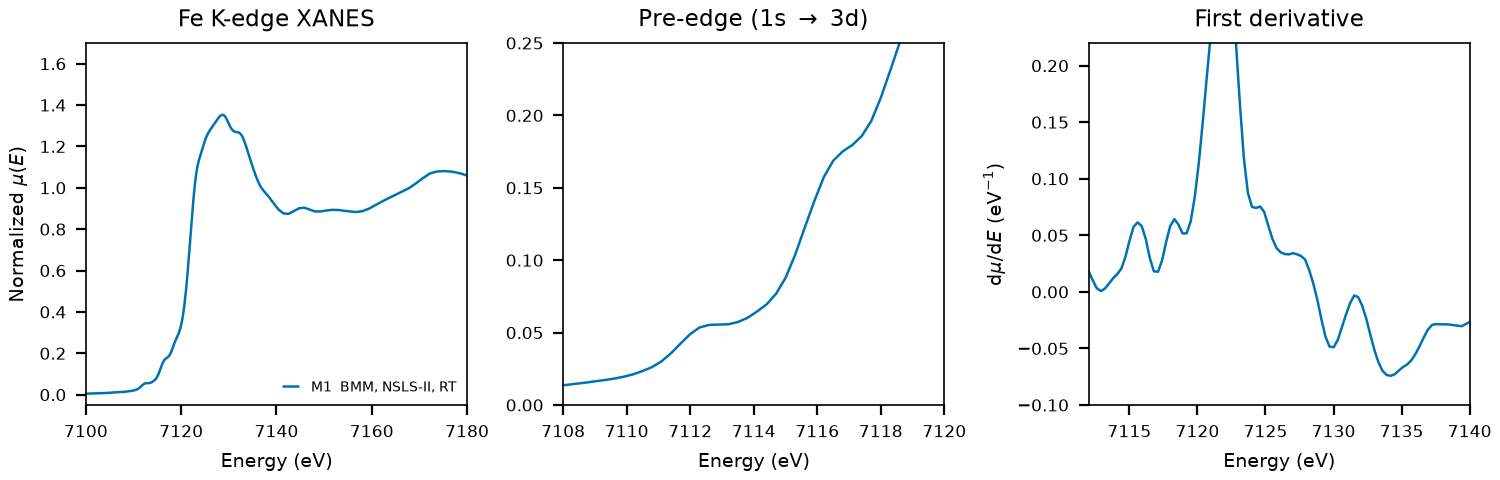

The script that saved this image:
"""Plot the experimental Fe K-edge spectrum of ilmenite in this folder.

Run from this directory. The output replaces spectra_comparison.png, which the
README links to.
"""

import matplotlib.pyplot as plt
import numpy as np
from larch import Group
from larch.xafs import pre_edge

OUTPUT = "spectra_comparison.png"

MEASUREMENTS = [
    ("M1  BMM, NSLS-II, RT", "NIST/Fe-Ilmenite.xdi", {"ratio": (4, 5), "ref_ratio": (5, 6)}, "#0072B2"),
]

FE_K_EDGE = 7112.0
PRE_EDGE_DEFAULTS = {"pre1": -150, "pre2": -30, "norm1": 150, "norm2": 950, "nnorm": 2, "nvict": 2}


def normalized(path, ratio=None, ref_ratio=None):
    """Return a larch group with the normalized spectrum read from path."""
    data = np.loadtxt(path, comments="#")
    energy = data[:, 0]
    mu = np.log(data[:, ratio[0]] / data[:, ratio[1]])

    if ref_ratio is not None:
        ref_mu = np.log(data[:, ref_ratio[0]] / data[:, ref_ratio[1]])
        ref_group = Group(energy=energy.copy(), mu=ref_mu)
        pre_edge(ref_group)
        eshift = FE_K_EDGE - ref_group.e0
        energy = energy + eshift

    group = Group(energy=energy, mu=mu)
    pre_edge(group, **PRE_EDGE_DEFAULTS)
    return group


def main():
    plt.rcParams.update({"font.size": 7, "axes.linewidth": 0.6})
    fig, axes = plt.subplots(1, 3, figsize=(7.5, 2.4), constrained_layout=True)

    for label, path, kwargs, color in MEASUREMENTS:
        group = normalized(path, **kwargs)
        derivative = np.gradient(group.flat, group.energy)
        axes[0].plot(group.energy, group.flat, color=color, lw=0.9, label=label)
        axes[1].plot(group.energy, group.flat, color=color, lw=0.9)
        axes[2].plot(group.energy, derivative, color=color, lw=0.9)

    axes[0].set(
        xlim=(7100, 7180),
        ylim=(-0.05, 1.7),
        title="Fe K-edge XANES",
        ylabel=r"Normalized $\mu(E)$",
    )
    axes[1].set(
        xlim=(7108, 7120),
        ylim=(0, 0.25),
        title=r"Pre-edge (1s $\rightarrow$ 3d)",
    )
    axes[2].set(
        xlim=(7112, 7140),
        ylim=(-0.10, 0.22),
        title="First derivative",
        ylabel=r"d$\mu$/d$E$ (eV$^{-1}$)",
    )
    for ax in axes:
        ax.set_xlabel("Energy (eV)")
        ax.tick_params(labelsize=6)

    axes[0].legend(
        loc="lower right",
        fontsize=5.2,
        frameon=False,
        handlelength=1.2,
        borderpad=0.2,
        labelspacing=0.25,
    )
    fig.savefig(OUTPUT, dpi=200)
    print(f"wrote {OUTPUT}")


if __name__ == "__main__":
    main()
